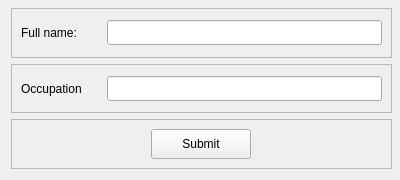
<?xml version="1.0" encoding="UTF-8"?>
<ui version="4.0">
 <class>Form</class>
 <widget class="QWidget" name="Form">
  <property name="geometry">
   <rect>
    <x>0</x>
    <y>0</y>
    <width>400</width>
    <height>180</height>
   </rect>
  </property>
  <property name="minimumSize">
   <size>
    <width>400</width>
    <height>180</height>
   </size>
  </property>
  <property name="maximumSize">
   <size>
    <width>400</width>
    <height>180</height>
   </size>
  </property>
  <property name="windowTitle">
   <string>Form</string>
  </property>
  <property name="styleSheet">
   <string notr="true"/>
  </property>
  <widget class="QWidget" name="">
   <property name="geometry">
    <rect>
     <x>11</x>
     <y>8</y>
     <width>381</width>
     <height>161</height>
    </rect>
   </property>
   <layout class="QVBoxLayout" name="verticalLayout">
    <item>
     <widget class="QFrame" name="frame">
      <property name="frameShape">
       <enum>QFrame::StyledPanel</enum>
      </property>
      <property name="frameShadow">
       <enum>QFrame::Raised</enum>
      </property>
      <layout class="QHBoxLayout" name="horizontalLayout">
       <item>
        <widget class="QLabel" name="label">
         <property name="minimumSize">
          <size>
           <width>80</width>
           <height>25</height>
          </size>
         </property>
         <property name="maximumSize">
          <size>
           <width>80</width>
           <height>25</height>
          </size>
         </property>
         <property name="text">
          <string>Full name:</string>
         </property>
        </widget>
       </item>
       <item>
        <widget class="QLineEdit" name="full_name_line_edit">
         <property name="minimumSize">
          <size>
           <width>0</width>
           <height>25</height>
          </size>
         </property>
         <property name="maximumSize">
          <size>
           <width>16777215</width>
           <height>25</height>
          </size>
         </property>
        </widget>
       </item>
      </layout>
     </widget>
    </item>
    <item>
     <widget class="QFrame" name="frame_2">
      <property name="frameShape">
       <enum>QFrame::StyledPanel</enum>
      </property>
      <property name="frameShadow">
       <enum>QFrame::Raised</enum>
      </property>
      <layout class="QHBoxLayout" name="horizontalLayout_2">
       <item>
        <widget class="QLabel" name="label_3">
         <property name="minimumSize">
          <size>
           <width>80</width>
           <height>25</height>
          </size>
         </property>
         <property name="maximumSize">
          <size>
           <width>80</width>
           <height>25</height>
          </size>
         </property>
         <property name="text">
          <string>Occupation</string>
         </property>
        </widget>
       </item>
       <item>
        <widget class="QLineEdit" name="occupation_line_edit">
         <property name="minimumSize">
          <size>
           <width>0</width>
           <height>25</height>
          </size>
         </property>
         <property name="maximumSize">
          <size>
           <width>16777215</width>
           <height>25</height>
          </size>
         </property>
        </widget>
       </item>
      </layout>
     </widget>
    </item>
    <item>
     <widget class="QFrame" name="frame_3">
      <property name="frameShape">
       <enum>QFrame::StyledPanel</enum>
      </property>
      <property name="frameShadow">
       <enum>QFrame::Raised</enum>
      </property>
      <layout class="QHBoxLayout" name="horizontalLayout_3">
       <item>
        <widget class="QPushButton" name="submit_button">
         <property name="maximumSize">
          <size>
           <width>100</width>
           <height>40</height>
          </size>
         </property>
         <property name="text">
          <string>Submit</string>
         </property>
        </widget>
       </item>
      </layout>
     </widget>
    </item>
   </layout>
  </widget>
 </widget>
 <resources/>
 <connections/>
</ui>
